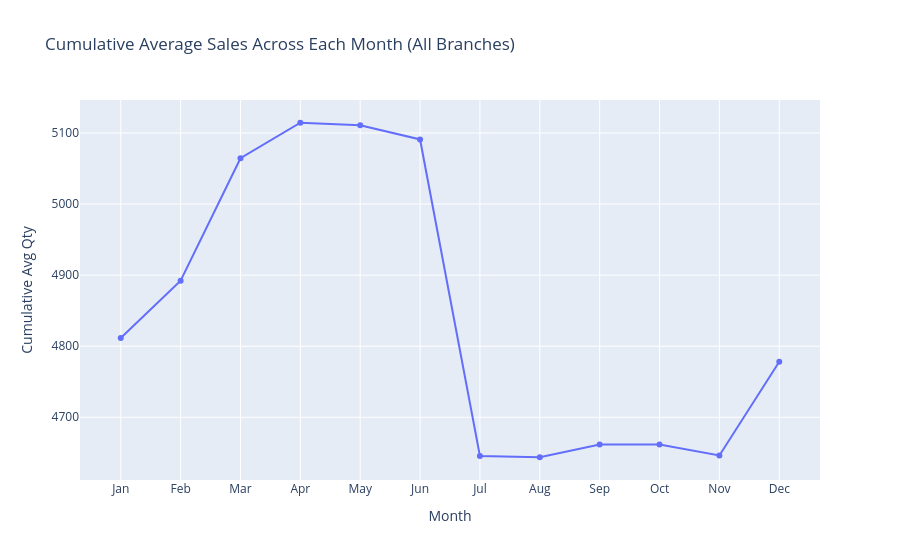

Here is the notebook cell this chart was saved with:
### Code cell
# Calculate the cumulative average sales across each month (ignoring branches)

# Sort qty_grouped by Year and Month
qty_grouped_sorted = qty_grouped.sort_values(['Year', 'Month'])

# Compute running/expanding mean of Qty across all months
qty_grouped_sorted['CumulativeAvgQty'] = qty_grouped_sorted['Qty'].expanding().mean()

# Convert month number to month name
qty_grouped_sorted['MonthName'] = qty_grouped_sorted['Month'].apply(lambda x: calendar.month_abbr[x])

# For visualization, plot cumulative average for each calendar month (using the last available for that month)
cumul_avg_by_month = qty_grouped_sorted.groupby('Month').agg({'CumulativeAvgQty': 'last'}).reset_index()
cumul_avg_by_month['MonthName'] = cumul_avg_by_month['Month'].apply(lambda x: calendar.month_abbr[x])

fig = px.line(
    cumul_avg_by_month,
    x='MonthName',
    y='CumulativeAvgQty',
    markers=True,
    labels={'MonthName': 'Month', 'CumulativeAvgQty': 'Cumulative Avg Qty'},
    title='Cumulative Average Sales Across Each Month (All Branches)'
)
fig.update_xaxes(categoryorder='array', categoryarray=[calendar.month_abbr[m] for m in range(1,13)])
fig.show()

### Figure 1 — Plotly figure (JSON) as saved in the notebook; plotly's stock layout.template omitted (floating-point values rounded to 4 significant figures)
{"data": [{"hovertemplate": "Month=%{x}<br>Cumulative Avg Qty=%{y}<extra></extra>", "legendgroup": "", "line": {"color": "#636efa", "dash": "solid"}, "marker": {"symbol": "circle"}, "mode": "lines+markers", "name": "", "orientation": "v", "showlegend": false, "type": "scatter", "x": ["Jan", "Feb", "Mar", "Apr", "May", "Jun", "Jul", "Aug", "Sep", "Oct", "Nov", "Dec"], "xaxis": "x", "y": [4811.0, 4892.0, 5064.0, 5114.0, 5111.0, 5091.0, 4646.0, 4644.0, 4662.0, 4662.0, 4646.0, 4778.0], "yaxis": "y"}], "layout": {"legend": {"tracegroupgap": 0}, "title": {"text": "Cumulative Average Sales Across Each Month (All Branches)"}, "xaxis": {"anchor": "y", "categoryarray": ["Jan", "Feb", "Mar", "Apr", "May", "Jun", "Jul", "Aug", "Sep", "Oct", "Nov", "Dec"], "categoryorder": "array", "domain": [0, 1], "title": {"text": "Month"}}, "yaxis": {"anchor": "x", "domain": [0, 1], "title": {"text": "Cumulative Avg Qty"}}}}
